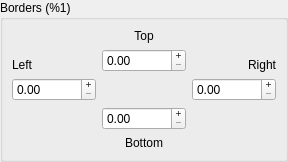
            <widget class="QGroupBox" name="m_paperBordersGroup" >
             <property name="title" >
              <string>Borders (%1)</string>
             </property>
             <layout class="QGridLayout" name="_9" >
              <property name="margin" >
               <number>9</number>
              </property>
              <property name="spacing" >
               <number>6</number>
              </property>
              <item row="0" column="1" >
               <widget class="QLabel" name="m_paperBordersTopLabel" >
                <property name="text" >
                 <string>Top</string>
                </property>
                <property name="alignment" >
                 <set>Qt::AlignBottom|Qt::AlignHCenter</set>
                </property>
               </widget>
              </item>
              <item row="1" column="0" >
               <widget class="QLabel" name="m_paperBordersLeftLabel" >
                <property name="text" >
                 <string>Left</string>
                </property>
                <property name="alignment" >
                 <set>Qt::AlignBottom|Qt::AlignLeading|Qt::AlignLeft</set>
                </property>
               </widget>
              </item>
              <item row="1" column="2" >
               <widget class="QLabel" name="m_paperBordersRightLabel" >
                <property name="text" >
                 <string>Right</string>
                </property>
                <property name="alignment" >
                 <set>Qt::AlignBottom|Qt::AlignRight|Qt::AlignTrailing</set>
                </property>
               </widget>
              </item>
              <item row="4" column="1" >
               <widget class="QLabel" name="m_paperBordersBottomLabel" >
                <property name="text" >
                 <string>Bottom</string>
                </property>
                <property name="alignment" >
                 <set>Qt::AlignHCenter|Qt::AlignTop</set>
                </property>
               </widget>
              </item>
              <item row="1" column="1" >
               <widget class="SnapSpinBox" name="m_paperBorderTopInput" >
                <property name="sizePolicy" >
                 <sizepolicy vsizetype="Fixed" hsizetype="Maximum" >
                  <horstretch>0</horstretch>
                  <verstretch>0</verstretch>
                 </sizepolicy>
                </property>
                <property name="buttonSymbols" >
                 <enum>QAbstractSpinBox::PlusMinus</enum>
                </property>
                <property name="maximum" >
                 <double>999999.000000000000000</double>
                </property>
               </widget>
              </item>
              <item row="2" column="2" >
               <widget class="SnapSpinBox" name="m_paperBorderRightInput" >
                <property name="sizePolicy" >
                 <sizepolicy vsizetype="Fixed" hsizetype="Maximum" >
                  <horstretch>0</horstretch>
                  <verstretch>0</verstretch>
                 </sizepolicy>
                </property>
                <property name="buttonSymbols" >
                 <enum>QAbstractSpinBox::PlusMinus</enum>
                </property>
                <property name="maximum" >
                 <double>999999.000000000000000</double>
                </property>
               </widget>
              </item>
              <item row="2" column="0" >
               <widget class="SnapSpinBox" name="m_paperBorderLeftInput" >
                <property name="sizePolicy" >
                 <sizepolicy vsizetype="Fixed" hsizetype="Maximum" >
                  <horstretch>0</horstretch>
                  <verstretch>0</verstretch>
                 </sizepolicy>
                </property>
                <property name="buttonSymbols" >
                 <enum>QAbstractSpinBox::PlusMinus</enum>
                </property>
                <property name="maximum" >
                 <double>999999.000000000000000</double>
                </property>
               </widget>
              </item>
              <item row="3" column="1" >
               <widget class="SnapSpinBox" name="m_paperBorderBottomInput" >
                <property name="sizePolicy" >
                 <sizepolicy vsizetype="Fixed" hsizetype="Maximum" >
                  <horstretch>0</horstretch>
                  <verstretch>0</verstretch>
                 </sizepolicy>
                </property>
                <property name="buttonSymbols" >
                 <enum>QAbstractSpinBox::PlusMinus</enum>
                </property>
                <property name="maximum" >
                 <double>999999.000000000000000</double>
                </property>
               </widget>
              </item>
             </layout>
            </widget>
